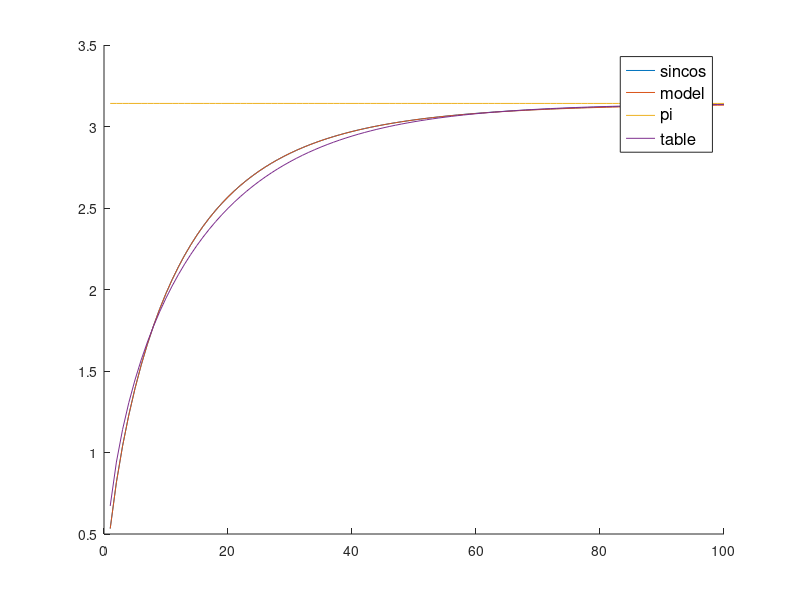

Source code (MATLAB):
N = 100;
rp=(1:N);
a = 0.1715; b = 0.6349;
argument =a*rp.^b;
A1=1;
A2=1/3;
A3=2/15;
A4=17/315;
A5=62/2835;
for i = 1:N
    sin(i) = argument(i) + ((argument(i).^3)/6) + ((argument(i).^5)/120) + ((argument(i).^7)/5040)+ ((argument(i).^9)/factorial(9));
    cos(i) = 1 + ((argument(i).^2)/factorial(2)) + ((argument(i).^4)/factorial(4)) + ((argument(i).^6)/factorial(6))+ ((argument(i).^8)/factorial(8));
   
    model(i) = pi * tanh(argument(i));
   
    line(i)=A1*argument(i)-A2*argument(i)^3+A3*argument(i)^5-A4*argument(i)^7+A5*argument(i)^9;
    target(i) = pi * line(i);
    sincos(i) = pi * sin(i)/cos(i);
end
figure
hold on;
plot(sincos);
plot(model);
d = -1 * [-0.672122471549586,-0.941400490632538,-1.14187336634512,-1.30579070990842,-1.44578834753862,-1.56842185730907,-1.67763226262576,-1.77601950396479,-1.86541316789329,-1.94716362526815,-2.02230488302446,-2.09165221700416,-2.15586396551608,-2.21548238366141,-2.27096164136573,-2.32268759704078,-2.37099212500609,-2.41616372842284,-2.45845555350483,-2.49809154479651,-2.53527124448953,-2.57017358540225,-2.60295992548649,-2.63377650270778,-2.66275644140493,-2.69002140762243,-2.71568298686126,-2.73984384023283,-2.76259868215429,-2.78403511315296,-2.80423433413849,-2.82327176301389,-2.84121757027864,-2.85813714700743,-2.87409151603180,-2.88913769513892,-2.90332901950430,-2.91671542930064,-2.92934372740094,-2.94125781126668,-2.95249888244029,-2.96310563651300,-2.97311443598972,-2.98255946810291,-2.99147288932088,-2.99988495804283,-3.00782415676043,-3.01531730478962,-3.02238966252706,-3.02906502806107,-3.03536582686093,-3.04131319517873,-3.04692705772192,-3.05222620008908,-3.05722833640641,-3.06195017255345,-3.06640746532608,-3.07061507784857,-3.07458703151508,-3.07833655471465,-3.08187612856895,-3.08521752989203,-3.08837187156240,-3.09134964048173,-3.09416073327990,-3.09681448991315,-3.09931972529076,-3.10168475905518,-3.10391744363116,-3.10602519065114,-3.10801499585642,-3.10989346256665,-3.11166682380394,-3.11334096315200,-3.11492143442536,-3.11641348021903,-3.11782204940414,-3.11915181363123,-3.12040718289884,-3.12159232024146,-3.12271115558778,-3.12376739883675,-3.12476455219652,-3.12570592182815,-3.12659462883408,-3.12743361962831,-3.12822567572366,-3.12897342296915,-3.12967934026846,-3.13034576780916,-3.13097491483002,-3.13156886695259,-3.13212959310175,-3.13265895203814,-3.13315869852454,-3.13363048914666,-3.13407588780777,-3.13449637091559,-3.13489333227866,-3.13526808772849];
pigraph(1:N) = pi;
plot(pigraph);
plot(d);
legend({'sincos','model', 'pi', 'table'},'FontSize',12)